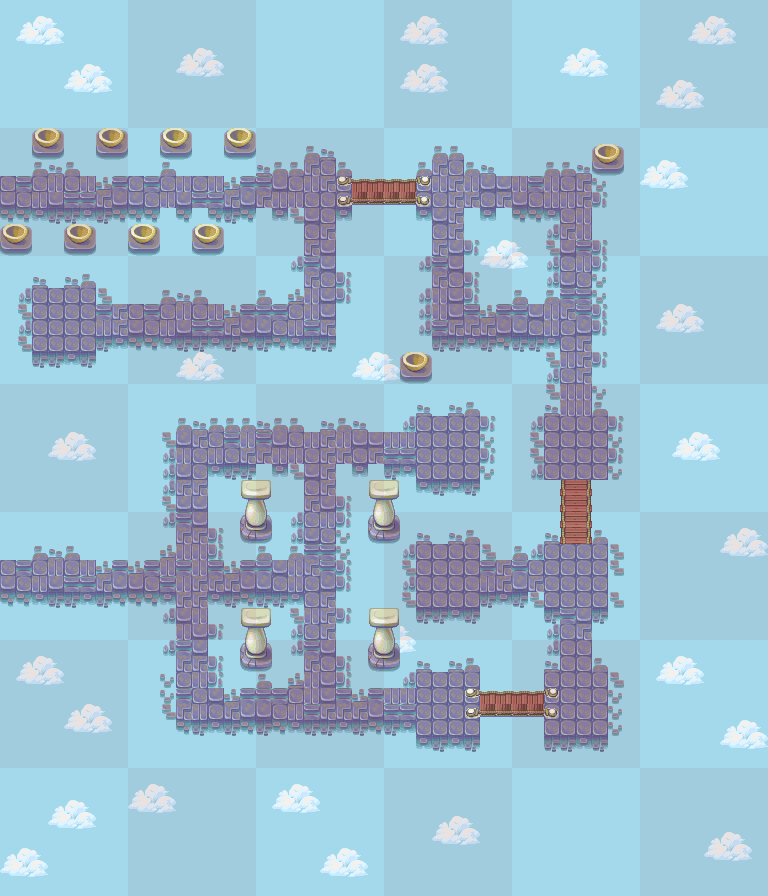

Below is a game level as drawn by its tile map, then a one-line description and the .tmx that defines it (tile-layer data replaced by summaries):
An orthogonal 48x56 tile map with 16x16 px tiles, 2 tile layers (background, grid), 1 hidden layer not drawn, 3 tilesets and 2 objects (2x Gateway).

<map version="1.0" orientation="orthogonal" width="48" height="56" tilewidth="16" tileheight="16">
 <properties>
  <property name="ambient" value="butterfly" />
 </properties>
 <tileset firstgid="1" name="forest" tilewidth="16" tileheight="16">
  <image source="forest.png" width="128" height="272" />
  <tile id="2">
   <properties>
    <property name="wall" value="" />
   </properties>
  </tile>
  <tile id="3">
   <properties>
    <property name="wall" value="" />
   </properties>
  </tile>
  <tile id="4">
   <properties>
    <property name="wall" value="" />
   </properties>
  </tile>
  <tile id="5">
   <properties>
    <property name="wall" value="" />
   </properties>
  </tile>
  <tile id="6">
   <properties>
    <property name="wall" value="" />
   </properties>
  </tile>
  <tile id="7">
   <properties>
    <property name="wall" value="" />
   </properties>
  </tile>
  <tile id="8">
   <properties>
    <property name="wall" value="" />
   </properties>
  </tile>
  <tile id="9">
   <properties>
    <property name="wall" value="" />
   </properties>
  </tile>
  <tile id="10">
   <properties>
    <property name="wall" value="" />
   </properties>
  </tile>
  <tile id="11">
   <properties>
    <property name="wall" value="" />
   </properties>
  </tile>
  <tile id="12">
   <properties>
    <property name="wall" value="" />
   </properties>
  </tile>
  <tile id="13">
   <properties>
    <property name="wall" value="" />
   </properties>
  </tile>
  <tile id="14">
   <properties>
    <property name="wall" value="" />
   </properties>
  </tile>
  <tile id="15">
   <properties>
    <property name="wall" value="" />
   </properties>
  </tile>
  <tile id="16">
   <properties>
    <property name="wall" value="" />
   </properties>
  </tile>
  <tile id="17">
   <properties>
    <property name="wall" value="" />
   </properties>
  </tile>
  <tile id="19">
   <properties>
    <property name="path" value="" />
   </properties>
  </tile>
  <tile id="20">
   <properties>
    <property name="path" value="" />
   </properties>
  </tile>
  <tile id="21">
   <properties>
    <property name="path" value="" />
   </properties>
  </tile>
  <tile id="22">
   <properties>
    <property name="path" value="" />
   </properties>
  </tile>
  <tile id="23">
   <properties>
    <property name="path" value="" />
   </properties>
  </tile>
  <tile id="24">
   <properties>
    <property name="path" value="" />
   </properties>
  </tile>
  <tile id="25">
   <properties>
    <property name="wall" value="" />
   </properties>
  </tile>
  <tile id="26">
   <properties>
    <property name="path" value="" />
   </properties>
  </tile>
  <tile id="27">
   <properties>
    <property name="path" value="" />
   </properties>
  </tile>
  <tile id="28">
   <properties>
    <property name="path" value="" />
   </properties>
  </tile>
  <tile id="29">
   <properties>
    <property name="path" value="" />
   </properties>
  </tile>
  <tile id="30">
   <properties>
    <property name="path" value="" />
   </properties>
  </tile>
  <tile id="31">
   <properties>
    <property name="wall" value="" />
   </properties>
  </tile>
  <tile id="32">
   <properties>
    <property name="wall" value="" />
   </properties>
  </tile>
  <tile id="33">
   <properties>
    <property name="wall" value="" />
   </properties>
  </tile>
  <tile id="34">
   <properties>
    <property name="wall" value="" />
   </properties>
  </tile>
  <tile id="35">
   <properties>
    <property name="wall" value="" />
   </properties>
  </tile>
  <tile id="36">
   <properties>
    <property name="wall" value="" />
   </properties>
  </tile>
  <tile id="37">
   <properties>
    <property name="path" value="" />
   </properties>
  </tile>
  <tile id="38">
   <properties>
    <property name="path" value="" />
   </properties>
  </tile>
  <tile id="39">
   <properties>
    <property name="wall" value="" />
   </properties>
  </tile>
  <tile id="40">
   <properties>
    <property name="wall" value="" />
   </properties>
  </tile>
  <tile id="41">
   <properties>
    <property name="wall" value="" />
   </properties>
  </tile>
  <tile id="42">
   <properties>
    <property name="wall" value="" />
   </properties>
  </tile>
  <tile id="43">
   <properties>
    <property name="wall" value="" />
   </properties>
  </tile>
  <tile id="44">
   <properties>
    <property name="path" value="" />
   </properties>
  </tile>
  <tile id="45">
   <properties>
    <property name="path" value="" />
   </properties>
  </tile>
  <tile id="46">
   <properties>
    <property name="path" value="" />
   </properties>
  </tile>
  <tile id="47">
   <properties>
    <property name="path" value="" />
   </properties>
  </tile>
  <tile id="48">
   <properties>
    <property name="wall" value="" />
   </properties>
  </tile>
  <tile id="49">
   <properties>
    <property name="wall" value="" />
   </properties>
  </tile>
  <tile id="50">
   <properties>
    <property name="wall" value="" />
   </properties>
  </tile>
  <tile id="51">
   <properties>
    <property name="wall" value="" />
   </properties>
  </tile>
  <tile id="52">
   <properties>
    <property name="path" value="" />
   </properties>
  </tile>
  <tile id="53">
   <properties>
    <property name="wall" value="" />
   </properties>
  </tile>
  <tile id="54">
   <properties>
    <property name="wall" value="" />
   </properties>
  </tile>
  <tile id="58">
   <properties>
    <property name="obstacle" value="" />
   </properties>
  </tile>
  <tile id="59">
   <properties>
    <property name="obstacle" value="" />
   </properties>
  </tile>
  <tile id="60">
   <properties>
    <property name="obstacle" value="" />
   </properties>
  </tile>
  <tile id="63">
   <properties>
    <property name="obstacle" value="" />
   </properties>
  </tile>
  <tile id="64">
   <properties>
    <property name="wall" value="" />
   </properties>
  </tile>
  <tile id="65">
   <properties>
    <property name="wall" value="" />
   </properties>
  </tile>
  <tile id="66">
   <properties>
    <property name="wall" value="" />
   </properties>
  </tile>
  <tile id="67">
   <properties>
    <property name="wall" value="" />
   </properties>
  </tile>
  <tile id="68">
   <properties>
    <property name="wall" value="" />
   </properties>
  </tile>
  <tile id="69">
   <properties>
    <property name="wall" value="" />
   </properties>
  </tile>
  <tile id="70">
   <properties>
    <property name="wall" value="" />
   </properties>
  </tile>
  <tile id="71">
   <properties>
    <property name="obstacle" value="" />
   </properties>
  </tile>
  <tile id="72">
   <properties>
    <property name="wall" value="" />
   </properties>
  </tile>
  <tile id="73">
   <properties>
    <property name="wall" value="" />
   </properties>
  </tile>
  <tile id="74">
   <properties>
    <property name="wall" value="" />
   </properties>
  </tile>
  <tile id="75">
   <properties>
    <property name="wall" value="" />
   </properties>
  </tile>
  <tile id="76">
   <properties>
    <property name="wall" value="" />
   </properties>
  </tile>
  <tile id="77">
   <properties>
    <property name="wall" value="" />
   </properties>
  </tile>
  <tile id="78">
   <properties>
    <property name="wall" value="" />
   </properties>
  </tile>
  <tile id="79">
   <properties>
    <property name="wall" value="" />
   </properties>
  </tile>
  <tile id="80">
   <properties>
    <property name="wall" value="" />
   </properties>
  </tile>
  <tile id="81">
   <properties>
    <property name="wall" value="" />
   </properties>
  </tile>
  <tile id="82">
   <properties>
    <property name="wall" value="" />
   </properties>
  </tile>
  <tile id="83">
   <properties>
    <property name="wall" value="" />
   </properties>
  </tile>
  <tile id="84">
   <properties>
    <property name="wall" value="" />
   </properties>
  </tile>
  <tile id="85">
   <properties>
    <property name="wall" value="" />
   </properties>
  </tile>
  <tile id="86">
   <properties>
    <property name="wall" value="" />
   </properties>
  </tile>
  <tile id="87">
   <properties>
    <property name="wall" value="" />
   </properties>
  </tile>
  <tile id="88">
   <properties>
    <property name="obstacle" value="" />
   </properties>
  </tile>
  <tile id="89">
   <properties>
    <property name="obstacle" value="" />
   </properties>
  </tile>
  <tile id="90">
   <properties>
    <property name="obstacle" value="" />
   </properties>
  </tile>
  <tile id="91">
   <properties>
    <property name="obstacle" value="" />
   </properties>
  </tile>
  <tile id="92">
   <properties>
    <property name="obstacle" value="" />
   </properties>
  </tile>
  <tile id="93">
   <properties>
    <property name="obstacle" value="" />
   </properties>
  </tile>
  <tile id="94">
   <properties>
    <property name="obstacle" value="" />
   </properties>
  </tile>
  <tile id="95">
   <properties>
    <property name="obstacle" value="" />
   </properties>
  </tile>
  <tile id="96">
   <properties>
    <property name="obstacle" value="" />
   </properties>
  </tile>
  <tile id="97">
   <properties>
    <property name="obstacle" value="" />
   </properties>
  </tile>
  <tile id="98">
   <properties>
    <property name="obstacle" value="" />
   </properties>
  </tile>
  <tile id="99">
   <properties>
    <property name="obstacle" value="" />
   </properties>
  </tile>
  <tile id="100">
   <properties>
    <property name="obstacle" value="" />
   </properties>
  </tile>
  <tile id="101">
   <properties>
    <property name="obstacle" value="" />
   </properties>
  </tile>
  <tile id="102">
   <properties>
    <property name="obstacle" value="" />
   </properties>
  </tile>
  <tile id="103">
   <properties>
    <property name="obstacle" value="" />
   </properties>
  </tile>
  <tile id="104">
   <properties>
    <property name="door" value="" />
   </properties>
  </tile>
  <tile id="105">
   <properties>
    <property name="door" value="" />
   </properties>
  </tile>
  <tile id="112">
   <properties>
    <property name="door" value="" />
   </properties>
  </tile>
  <tile id="113">
   <properties>
    <property name="door" value="" />
   </properties>
  </tile>
  <tile id="120">
   <properties>
    <property name="door" value="" />
   </properties>
  </tile>
  <tile id="121">
   <properties>
    <property name="door" value="" />
   </properties>
  </tile>
  <tile id="128">
   <properties>
    <property name="door" value="" />
   </properties>
  </tile>
  <tile id="129">
   <properties>
    <property name="door" value="" />
   </properties>
  </tile>
 </tileset>
 <tileset firstgid="137" name="temple" tilewidth="16" tileheight="16">
  <image source="temple.png" trans="ff00ff" width="128" height="448" />
  <tile id="0">
   <properties>
    <property name="wall" value="" />
   </properties>
  </tile>
  <tile id="1">
   <properties>
    <property name="wall" value="" />
   </properties>
  </tile>
  <tile id="2">
   <properties>
    <property name="wall" value="" />
   </properties>
  </tile>
  <tile id="3">
   <properties>
    <property name="wall" value="" />
   </properties>
  </tile>
  <tile id="4">
   <properties>
    <property name="wall" value="" />
   </properties>
  </tile>
  <tile id="5">
   <properties>
    <property name="wall" value="" />
   </properties>
  </tile>
  <tile id="6">
   <properties>
    <property name="wall" value="" />
   </properties>
  </tile>
  <tile id="7">
   <properties>
    <property name="wall" value="" />
   </properties>
  </tile>
  <tile id="8">
   <properties>
    <property name="wall" value="" />
   </properties>
  </tile>
  <tile id="9">
   <properties>
    <property name="wall" value="" />
   </properties>
  </tile>
  <tile id="10">
   <properties>
    <property name="wall" value="" />
   </properties>
  </tile>
  <tile id="11">
   <properties>
    <property name="wall" value="" />
   </properties>
  </tile>
  <tile id="12">
   <properties>
    <property name="wall" value="" />
   </properties>
  </tile>
  <tile id="14">
   <properties>
    <property name="wall" value="" />
   </properties>
  </tile>
  <tile id="15">
   <properties>
    <property name="wall" value="" />
   </properties>
  </tile>
  <tile id="16">
   <properties>
    <property name="wall" value="" />
   </properties>
  </tile>
  <tile id="17">
   <properties>
    <property name="wall" value="" />
   </properties>
  </tile>
  <tile id="18">
   <properties>
    <property name="wall" value="" />
   </properties>
  </tile>
  <tile id="22">
   <properties>
    <property name="wall" value="" />
   </properties>
  </tile>
  <tile id="24">
   <properties>
    <property name="wall" value="" />
   </properties>
  </tile>
  <tile id="29">
   <properties>
    <property name="wall" value="" />
   </properties>
  </tile>
  <tile id="32">
   <properties>
    <property name="wall" value="" />
   </properties>
  </tile>
  <tile id="33">
   <properties>
    <property name="wall" value="" />
   </properties>
  </tile>
  <tile id="35">
   <properties>
    <property name="wall" value="" />
   </properties>
  </tile>
  <tile id="39">
   <properties>
    <property name="wall" value="" />
   </properties>
  </tile>
  <tile id="40">
   <properties>
    <property name="wall" value="" />
   </properties>
  </tile>
  <tile id="46">
   <properties>
    <property name="wall" value="" />
   </properties>
  </tile>
  <tile id="47">
   <properties>
    <property name="wall" value="" />
   </properties>
  </tile>
  <tile id="48">
   <properties>
    <property name="wall" value="" />
   </properties>
  </tile>
  <tile id="49">
   <properties>
    <property name="wall" value="" />
   </properties>
  </tile>
  <tile id="53">
   <properties>
    <property name="wall" value="" />
   </properties>
  </tile>
  <tile id="54">
   <properties>
    <property name="wall" value="" />
   </properties>
  </tile>
  <tile id="55">
   <properties>
    <property name="wall" value="" />
   </properties>
  </tile>
  <tile id="56">
   <properties>
    <property name="wall" value="" />
   </properties>
  </tile>
  <tile id="60">
   <properties>
    <property name="wall" value="" />
   </properties>
  </tile>
  <tile id="61">
   <properties>
    <property name="wall" value="" />
   </properties>
  </tile>
  <tile id="64">
   <properties>
    <property name="wall" value="" />
   </properties>
  </tile>
  <tile id="65">
   <properties>
    <property name="wall" value="" />
   </properties>
  </tile>
  <tile id="67">
   <properties>
    <property name="wall" value="" />
   </properties>
  </tile>
  <tile id="68">
   <properties>
    <property name="wall" value="" />
   </properties>
  </tile>
  <tile id="84">
   <properties>
    <property name="wall" value="" />
   </properties>
  </tile>
  <tile id="96">
   <properties>
    <property name="wall" value="" />
   </properties>
  </tile>
  <tile id="97">
   <properties>
    <property name="wall" value="" />
   </properties>
  </tile>
  <tile id="98">
   <properties>
    <property name="wall" value="" />
   </properties>
  </tile>
  <tile id="99">
   <properties>
    <property name="wall" value="" />
   </properties>
  </tile>
  <tile id="100">
   <properties>
    <property name="wall" value="" />
   </properties>
  </tile>
  <tile id="101">
   <properties>
    <property name="wall" value="" />
   </properties>
  </tile>
  <tile id="102">
   <properties>
    <property name="wall" value="" />
   </properties>
  </tile>
  <tile id="103">
   <properties>
    <property name="wall" value="" />
   </properties>
  </tile>
  <tile id="114">
   <properties>
    <property name="bridge" value="" />
   </properties>
  </tile>
  <tile id="115">
   <properties>
    <property name="bridge" value="" />
   </properties>
  </tile>
  <tile id="116">
   <properties>
    <property name="bridge" value="" />
   </properties>
  </tile>
  <tile id="117">
   <properties>
    <property name="bridge" value="" />
   </properties>
  </tile>
  <tile id="118">
   <properties>
    <property name="bridge" value="" />
   </properties>
  </tile>
  <tile id="119">
   <properties>
    <property name="bridge" value="" />
   </properties>
  </tile>
  <tile id="120">
   <properties>
    <property name="bridge" value="" />
   </properties>
  </tile>
  <tile id="123">
   <properties>
    <property name="bridge" value="" />
   </properties>
  </tile>
  <tile id="125">
   <properties>
    <property name="bridge" value="" />
   </properties>
  </tile>
  <tile id="128">
   <properties>
    <property name="bridge" value="" />
   </properties>
  </tile>
  <tile id="131">
   <properties>
    <property name="bridge" value="" />
   </properties>
  </tile>
  <tile id="132">
   <properties>
    <property name="bridge" value="" />
   </properties>
  </tile>
  <tile id="134">
   <properties>
    <property name="bridge" value="" />
   </properties>
  </tile>
  <tile id="135">
   <properties>
    <property name="bridge" value="" />
   </properties>
  </tile>
  <tile id="138">
   <properties>
    <property name="bridge" value="" />
   </properties>
  </tile>
  <tile id="139">
   <properties>
    <property name="bridge" value="" />
   </properties>
  </tile>
  <tile id="140">
   <properties>
    <property name="bridge" value="" />
   </properties>
  </tile>
  <tile id="141">
   <properties>
    <property name="bridge" value="" />
   </properties>
  </tile>
  <tile id="142">
   <properties>
    <property name="bridge" value="" />
   </properties>
  </tile>
  <tile id="143">
   <properties>
    <property name="bridge" value="" />
   </properties>
  </tile>
  <tile id="144">
   <properties>
    <property name="bridge" value="" />
   </properties>
  </tile>
  <tile id="147">
   <properties>
    <property name="bridge" value="" />
   </properties>
  </tile>
  <tile id="149">
   <properties>
    <property name="bridge" value="" />
   </properties>
  </tile>
  <tile id="154">
   <properties>
    <property name="bridge" value="" />
   </properties>
  </tile>
  <tile id="155">
   <properties>
    <property name="bridge" value="" />
   </properties>
  </tile>
  <tile id="156">
   <properties>
    <property name="bridge" value="" />
   </properties>
  </tile>
  <tile id="157">
   <properties>
    <property name="bridge" value="" />
   </properties>
  </tile>
  <tile id="178">
   <properties>
    <property name="bridge" value="" />
   </properties>
  </tile>
  <tile id="179">
   <properties>
    <property name="bridge" value="" />
   </properties>
  </tile>
  <tile id="180">
   <properties>
    <property name="bridge" value="" />
   </properties>
  </tile>
  <tile id="181">
   <properties>
    <property name="bridge" value="" />
   </properties>
  </tile>
  <tile id="202">
   <properties>
    <property name="bridge" value="" />
   </properties>
  </tile>
  <tile id="203">
   <properties>
    <property name="bridge" value="" />
   </properties>
  </tile>
  <tile id="204">
   <properties>
    <property name="bridge" value="" />
   </properties>
  </tile>
  <tile id="205">
   <properties>
    <property name="bridge" value="" />
   </properties>
  </tile>
 </tileset>
 <tileset firstgid="361" name="temple_overlay" tilewidth="16" tileheight="16">
  <image source="temple_overlay.png" trans="ffffff" width="128" height="64" />
 </tileset>
 <layer name="background" width="48" height="56">
  <data>[2688 cells, 2688 non-empty, 42 distinct tile ids]</data>
 </layer>
 <layer name="overlay" width="48" height="56" visible="0">
  <data>[2688 cells, 12 non-empty, 8 distinct tile ids]</data>
 </layer>
 <layer name="grid" width="48" height="56" opacity="0.07">
  <data>[2688 cells, 1344 non-empty, 1 distinct tile ids]</data>
 </layer>
 <objectgroup name="triggers" width="48" height="56">
  <!-- 2 objects omitted --></objectgroup>
</map>
<!-- 2 of 2 objects omitted -->
